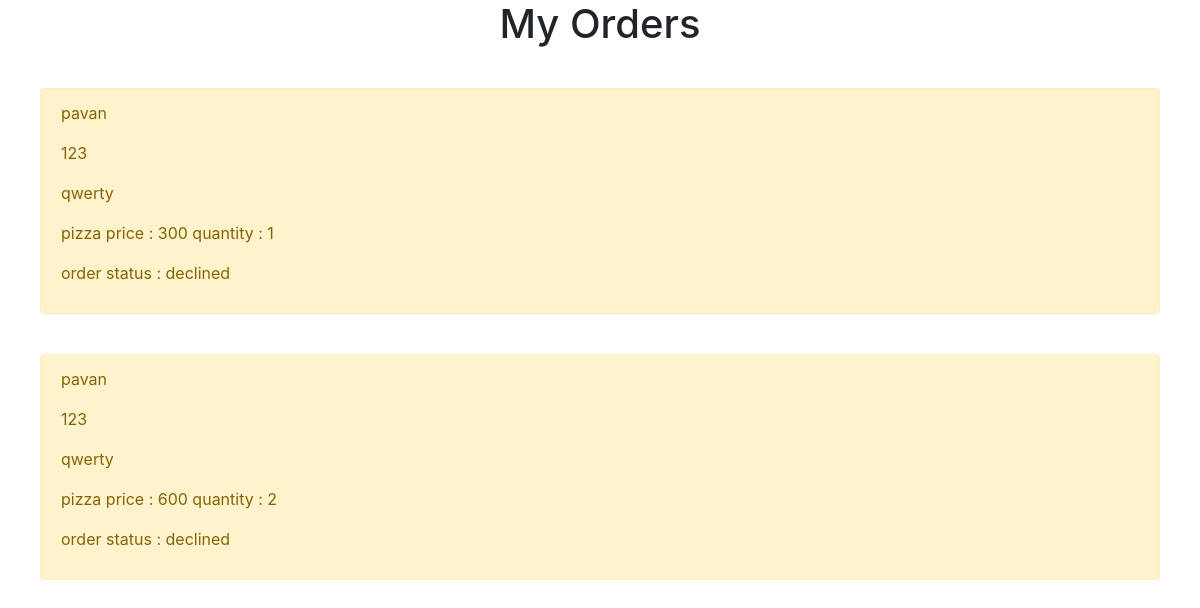
The app's page /userorders/ (signed in) with its own data.
### pizzaapp/models.py (models this page shows)
class OrderModel(models.Model):
    username = models.CharField(max_length=10)
    phoneno = models.CharField(max_length=10)
    address = models.CharField(max_length=10)
    ordereditems = models.CharField(max_length=10)
    status = models.CharField(max_length=10)

### pizzaapp/views.py (the view)
# urls.py: path('userorders/',userorders),
def userorders(request):
    orders = OrderModel.objects.filter(username=request.user.username)
    context = {'orders': orders}
    return render(request, 'pizzaapp/userorders.html', context)

### templates/pizzaapp/userorders.html
{% extends 'base.html' %}
{% block content %}
<h1 style="text-align: center">My Orders</h1>
{% for order in orders %}
<div style="margin: 40px" class="alert alert-warning" role = "alert">
	<p>{{order.username}}</p>
	<p>{{order.phoneno}}</p>
	<p>{{order.address}}</p>
	<p>{{order.ordereditems}}</p>
	<p>order status : {{order.status}}</p>
</div>
{% endfor %}
{% endblock %}

### records on screen
OrderModel: username "pavan", phoneno "123", address "qwerty", ordereditems "pizza price : 300 quantity : 1", status "declined"
OrderModel: username "pavan", phoneno "123", address "qwerty", ordereditems "pizza price : 600 quantity : 2", status "declined"
